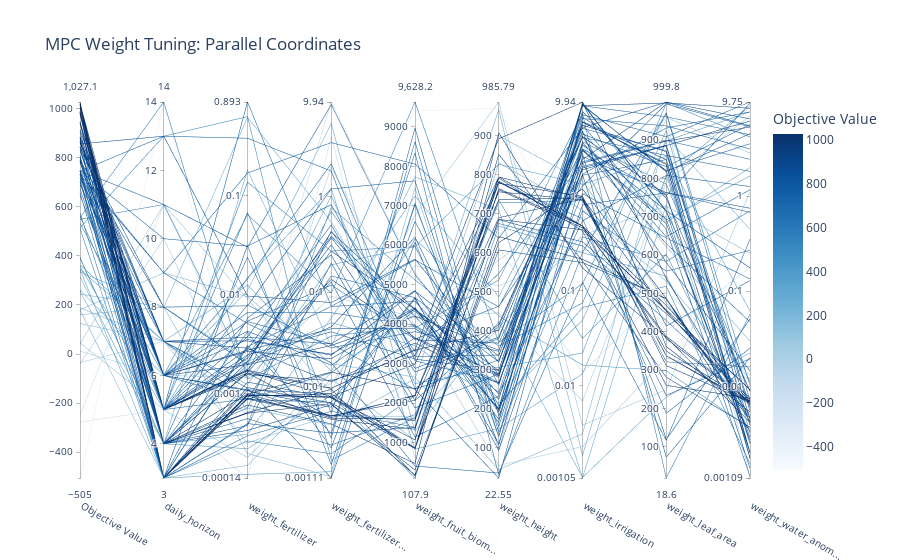

Notebook cell for this chart:
### Code cell
# Parallel coordinate plot (shows relationships between parameters)
fig = plot_parallel_coordinate(study)
fig.update_layout(title='MPC Weight Tuning: Parallel Coordinates')
fig.show()
